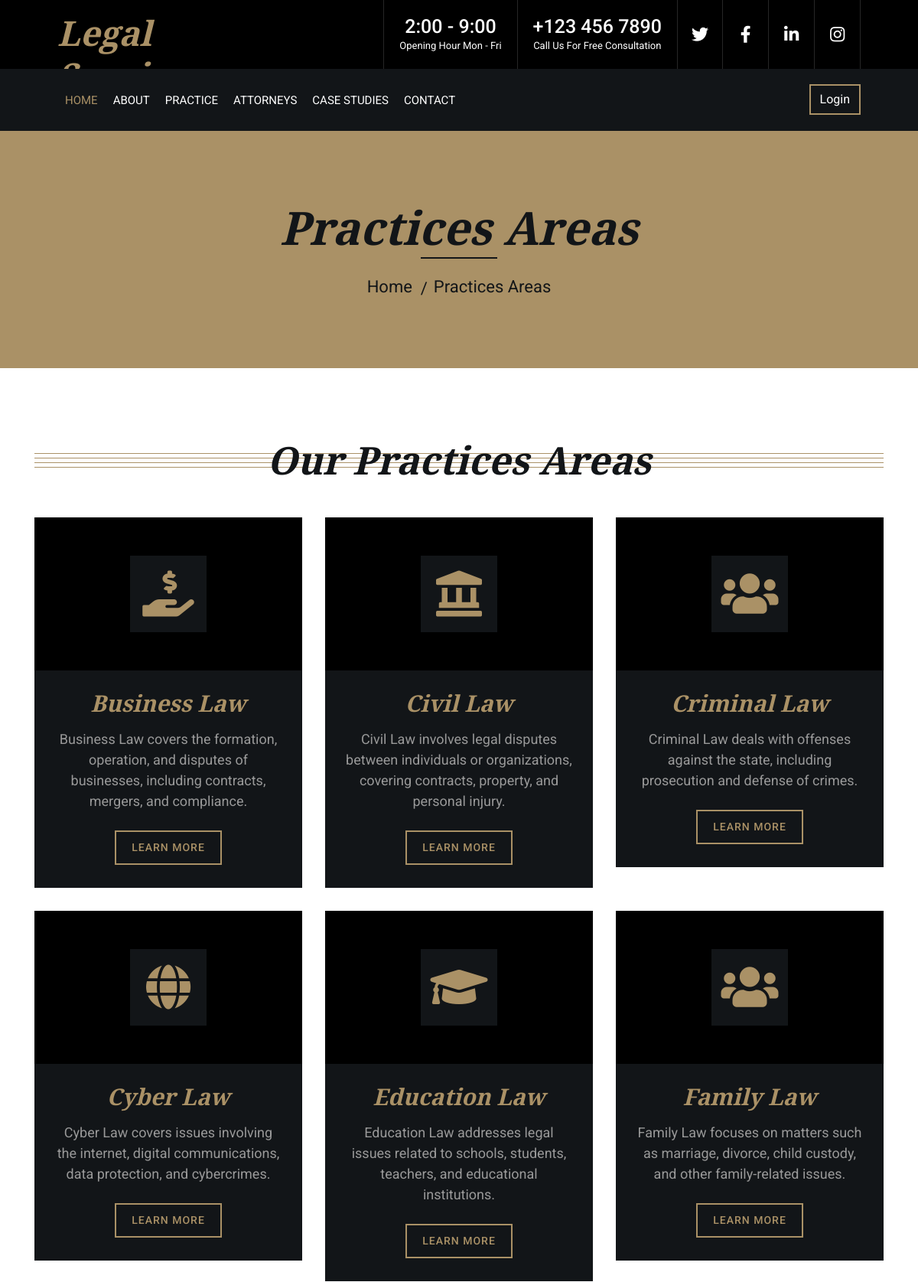
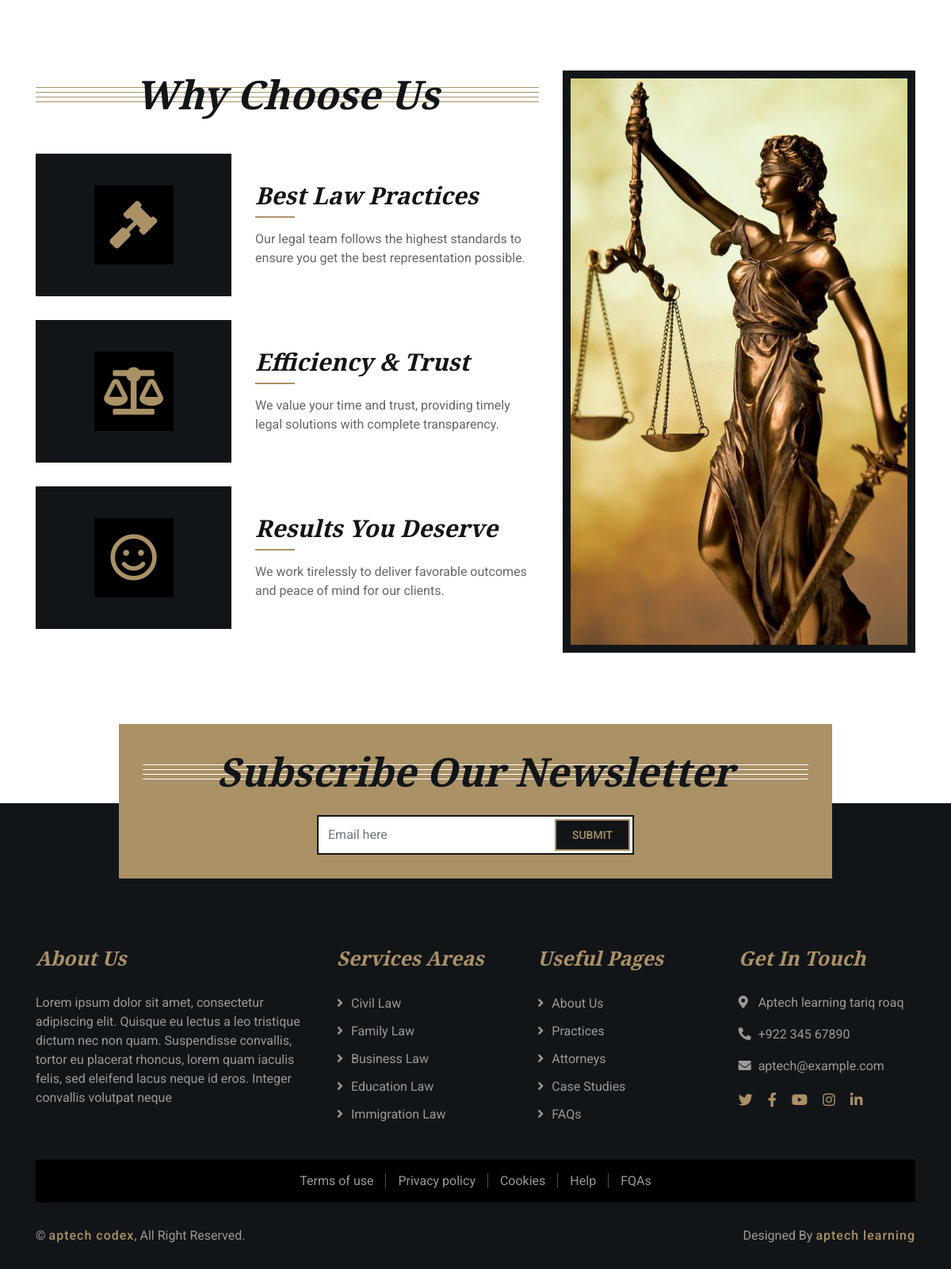
The app's page /service.php with its own data (2 pictures, top to bottom).
### tables this page shows
CREATE TABLE `specializations` (
  `specialization_id` int(11) NOT NULL,
  `specialization_name` varchar(100) NOT NULL,
  `service_icon` text DEFAULT NULL,
  `description` text DEFAULT NULL
);

### service.php (the view)
<?php
include('inc.header.php');
$services = [];
$sql = "SELECT specialization_name, service_icon, description FROM specializations ORDER BY specialization_name";
$result = mysqli_query($conn, $sql);
if ($result) {
    while ($row = mysqli_fetch_assoc($result)) {
        $services[] = $row;
    }
}
$features = [
    [
        'icon' => 'fa fa-gavel',
        'title' => 'Best Law Practices',
        'description' => 'Our legal team follows the highest standards to ensure you get the best representation possible.',
    ],
    [
        'icon' => 'fa fa-balance-scale',
        'title' => 'Efficiency & Trust',
        'description' => 'We value your time and trust, providing timely legal solutions with complete transparency.',
    ],
    [
        'icon' => 'far fa-smile',
        'title' => 'Results You Deserve',
        'description' => 'We work tirelessly to deliver favorable outcomes and peace of mind for our clients.',
    ],
];
?>
<div class="page-header">
    <div class="container">
        <div class="row">
            <div class="col-12">
                <h2>Practices Areas</h2>
            </div>
            <div class="col-12">
                <a href="index.php">Home</a>
                <a href="practices.php">Practices Areas</a>
            </div>
        </div>
    </div>
</div>
<div class="service">
    <div class="container">
        <div class="section-header">
            <h2>Our Practices Areas</h2>
        </div>
        <div class="row">
            <?php foreach ($services as $service): ?>
                <div class="col-lg-4 col-md-6">
                    <div class="service-item">
                        <div class="service-icon">
                            <?= $service['service_icon'] ?>
                        </div>
                        <h3><?= htmlspecialchars($service['specialization_name']) ?></h3>
                        <p><?= htmlspecialchars($service['description']) ?></p>
                        <a class="btn" href="specialization.php?id=<?= urlencode($service['specialization_name']) ?>">Learn More</a>
                    </div>
                </div>
            <?php endforeach; ?>
        </div>
    </div>
</div>
<div class="feature">
    <div class="container">
        <div class="row">
            <div class="col-md-7">
                <div class="section-header">
                    <h2>Why Choose Us</h2>
                </div>
                <?php foreach ($features as $feature): ?>
                    <div class="row align-items-center feature-item">
                        <div class="col-5">
                            <div class="feature-icon">
                                <i class="<?= $feature['icon'] ?>"></i>
                            </div>
                        </div>
                        <div class="col-7">
                            <h3><?= htmlspecialchars($feature['title']) ?></h3>
                            <p><?= htmlspecialchars($feature['description']) ?></p>
                        </div>
                    </div>
                <?php endforeach; ?>
            </div>
            <div class="col-md-5">
                <div class="feature-img">
                    <img src="img/feature.jpg" alt="Feature">
                </div>
            </div>
        </div>
    </div>
</div>
<?php include('inc.footer.php'); ?>

### css/style.css (style rules this page uses)
body { color: #666666; background: #ffffff; font-family: 'Roboto', sans-serif; font-weight: 400; }
h1, h2, h3, h4, h5, h6 { font-family: 'EB Garamond', serif; font-weight: 600; font-style: italic; color: #121518; }
a { color: #454545; transition: .3s; }
.page-header { position: relative; margin-bottom: 45px; padding: 90px 0; text-align: center; background: #aa9166; }
.page-header h2 { position: relative; color: #121518; font-size: 60px; font-weight: 700; margin-bottom: 20px; padding-bottom: 5px; }
.page-header h2::after { position: absolute; content: ""; width: 100px; height: 2px; left: calc(50% - 50px); bottom: 0; background: #121518; }
.page-header a { position: relative; padding: 0 12px; font-size: 22px; color: #121518; }
.page-header a::after { position: absolute; content: "/"; width: 8px; height: 8px; top: -2px; right: -7px; text-align: center; color: #121518; }
.page-header a:last-child::after { display: none; }
.section-header { position: relative; width: 100%; text-align: center; margin-bottom: 45px; }
.section-header h2 { margin: 0; position: relative; font-size: 50px; font-weight: 700; white-space: nowrap; z-index: 1; }
.section-header h2::before { position: absolute; content: ""; width: 100%; height: 7px; left: 0; top: 21px; background: transparent; border-top: 1px solid #aa9166; border-bottom: 1px solid #aa9166; z-index: -1; }
.section-header h2::after { position: absolute; content: ""; width: 100%; height: 7px; left: 0; bottom: 20px; background: transparent; border-top: 1px solid #aa9166; border-bottom: 1px solid #aa9166; z-index: -1; }
.service { position: relative; width: 100%; padding: 45px 0 15px 0; }
.service .service-item { position: relative; width: 100%; text-align: center; background: #121518; margin-bottom: 30px; }
.service .service-icon { height: 200px; position: relative; display: flex; align-items: center; justify-content: center; background: #000000; }
.service .service-icon i { width: 100px; height: 100px; padding: 20px 0; text-align: center; font-size: 60px; color: #aa9166; background: #121518; transition: .5s; }
.service .service-item h3 { margin: 0; padding: 25px 15px 15px 15px; font-size: 30px; font-weight: 600; color: #aa9166; }
.service .service-item p { margin: 0; color: #999999; padding: 0 25px 25px 25px; font-size: 18px; }
.service .service-item a.btn { position: relative; margin-bottom: 30px; padding: 10px 20px; font-size: 14px; font-weight: 500; letter-spacing: 1px; text-transform: uppercase; color: #aa9166; border: 2px solid #aa9166; border-radius: 0; background: #121518; transition: .3s; }
.feature { position: relative; width: 100%; padding: 45px 0; }
.feature .feature-item { margin-bottom: 30px; }
.feature .feature-icon { height: 180px; position: relative; display: flex; align-items: center; justify-content: center; background: #121518; }
.feature .feature-icon i { width: 100px; height: 100px; padding: 20px 0; text-align: center; font-size: 60px; color: #aa9166; background: #000000; transition: .5s; }
.feature .feature-item h3 { position: relative; margin-bottom: 15px; padding-bottom: 10px; font-size: 30px; font-weight: 600; }
.feature .feature-item h3::after { position: absolute; content: ""; width: 50px; height: 2px; left: 0; bottom: 0; background: #aa9166; }
.feature .feature-item p { margin: 0; font-size: 16px; }
.feature .feature-img { position: relative; height: 100%; padding: 10px; background: #121518; }
.feature .feature-img img { width: 100%; height: 100%; object-fit: cover; }

### records on screen
specializations: specialization_name "Business Law", description "Business Law covers the formation, operation, and disputes of businesses, including contracts, mergers, and compliance."
specializations: specialization_name "Civil Law", description "Civil Law involves legal disputes between individuals or organizations, covering contracts, property, and personal injury."
specializations: specialization_name "Criminal Law", description "Criminal Law deals with offenses against the state, including prosecution and defense of crimes."
specializations: specialization_name "Cyber Law", description "Cyber Law covers issues involving the internet, digital communications, data protection, and cybercrimes."
specializations: specialization_name "Education Law", description "Education Law addresses legal issues related to schools, students, teachers, and educational institutions."
specializations: specialization_name "Family Law", description "Family Law focuses on matters such as marriage, divorce, child custody, and other family-related issues."

### other values on screen
$feature['title'] "Best Law Practices"
$feature['description'] "Our legal team follows the highest standards to ensure you get the best representation possible."
$feature['title'] "Efficiency & Trust"
$feature['description'] "We value your time and trust, providing timely legal solutions with complete transparency."
$feature['title'] "Results You Deserve"
$feature['description'] "We work tirelessly to deliver favorable outcomes and peace of mind for our clients."
